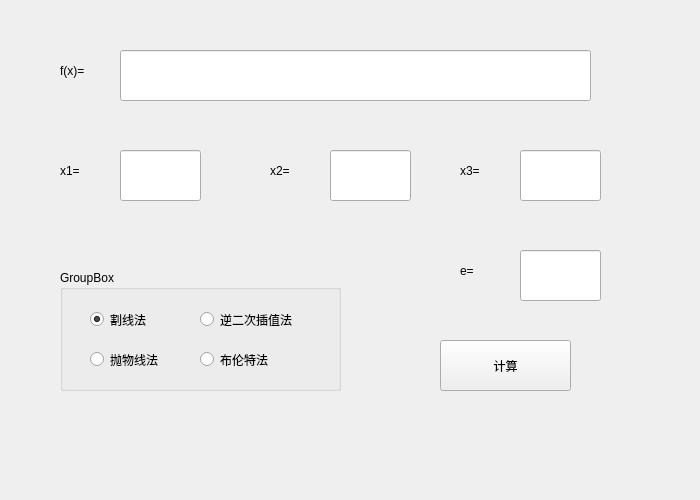
<?xml version="1.0" encoding="UTF-8"?>
<ui version="4.0">
 <class>E2t8</class>
 <widget class="QWidget" name="E2t8">
  <property name="geometry">
   <rect>
    <x>0</x>
    <y>0</y>
    <width>700</width>
    <height>500</height>
   </rect>
  </property>
  <property name="windowTitle">
   <string>Form</string>
  </property>
  <widget class="QLabel" name="label">
   <property name="geometry">
    <rect>
     <x>60</x>
     <y>50</y>
     <width>51</width>
     <height>41</height>
    </rect>
   </property>
   <property name="text">
    <string>f(x)=</string>
   </property>
  </widget>
  <widget class="QGroupBox" name="groupBox">
   <property name="geometry">
    <rect>
     <x>60</x>
     <y>270</y>
     <width>281</width>
     <height>121</height>
    </rect>
   </property>
   <property name="title">
    <string>GroupBox</string>
   </property>
   <widget class="QRadioButton" name="radioButton">
    <property name="geometry">
     <rect>
      <x>30</x>
      <y>40</y>
      <width>81</width>
      <height>19</height>
     </rect>
    </property>
    <property name="text">
     <string>割线法</string>
    </property>
    <property name="checked">
     <bool>true</bool>
    </property>
   </widget>
   <widget class="QRadioButton" name="radioButton_2">
    <property name="geometry">
     <rect>
      <x>30</x>
      <y>80</y>
      <width>115</width>
      <height>19</height>
     </rect>
    </property>
    <property name="text">
     <string>抛物线法</string>
    </property>
   </widget>
   <widget class="QRadioButton" name="radioButton_3">
    <property name="geometry">
     <rect>
      <x>140</x>
      <y>40</y>
      <width>115</width>
      <height>19</height>
     </rect>
    </property>
    <property name="text">
     <string>逆二次插值法</string>
    </property>
   </widget>
   <widget class="QRadioButton" name="radioButton_4">
    <property name="geometry">
     <rect>
      <x>140</x>
      <y>80</y>
      <width>115</width>
      <height>19</height>
     </rect>
    </property>
    <property name="text">
     <string>布伦特法</string>
    </property>
   </widget>
  </widget>
  <widget class="QLabel" name="label_2">
   <property name="geometry">
    <rect>
     <x>60</x>
     <y>150</y>
     <width>51</width>
     <height>41</height>
    </rect>
   </property>
   <property name="text">
    <string>x1=</string>
   </property>
  </widget>
  <widget class="QLabel" name="label_3">
   <property name="geometry">
    <rect>
     <x>270</x>
     <y>150</y>
     <width>51</width>
     <height>41</height>
    </rect>
   </property>
   <property name="text">
    <string>x2=</string>
   </property>
  </widget>
  <widget class="QLabel" name="label_4">
   <property name="geometry">
    <rect>
     <x>460</x>
     <y>150</y>
     <width>51</width>
     <height>41</height>
    </rect>
   </property>
   <property name="text">
    <string>x3=</string>
   </property>
  </widget>
  <widget class="QPushButton" name="pushButton">
   <property name="geometry">
    <rect>
     <x>440</x>
     <y>340</y>
     <width>131</width>
     <height>51</height>
    </rect>
   </property>
   <property name="text">
    <string>计算</string>
   </property>
  </widget>
  <widget class="QLineEdit" name="lineEdit">
   <property name="geometry">
    <rect>
     <x>120</x>
     <y>50</y>
     <width>471</width>
     <height>51</height>
    </rect>
   </property>
  </widget>
  <widget class="QLineEdit" name="lineEdit_2">
   <property name="geometry">
    <rect>
     <x>120</x>
     <y>150</y>
     <width>81</width>
     <height>51</height>
    </rect>
   </property>
  </widget>
  <widget class="QLineEdit" name="lineEdit_3">
   <property name="geometry">
    <rect>
     <x>330</x>
     <y>150</y>
     <width>81</width>
     <height>51</height>
    </rect>
   </property>
  </widget>
  <widget class="QLineEdit" name="lineEdit_4">
   <property name="geometry">
    <rect>
     <x>520</x>
     <y>150</y>
     <width>81</width>
     <height>51</height>
    </rect>
   </property>
  </widget>
  <widget class="QLineEdit" name="lineEdit_5">
   <property name="geometry">
    <rect>
     <x>520</x>
     <y>250</y>
     <width>81</width>
     <height>51</height>
    </rect>
   </property>
  </widget>
  <widget class="QLabel" name="label_5">
   <property name="geometry">
    <rect>
     <x>460</x>
     <y>250</y>
     <width>51</width>
     <height>41</height>
    </rect>
   </property>
   <property name="text">
    <string>e=</string>
   </property>
  </widget>
 </widget>
 <resources/>
 <connections/>
</ui>
